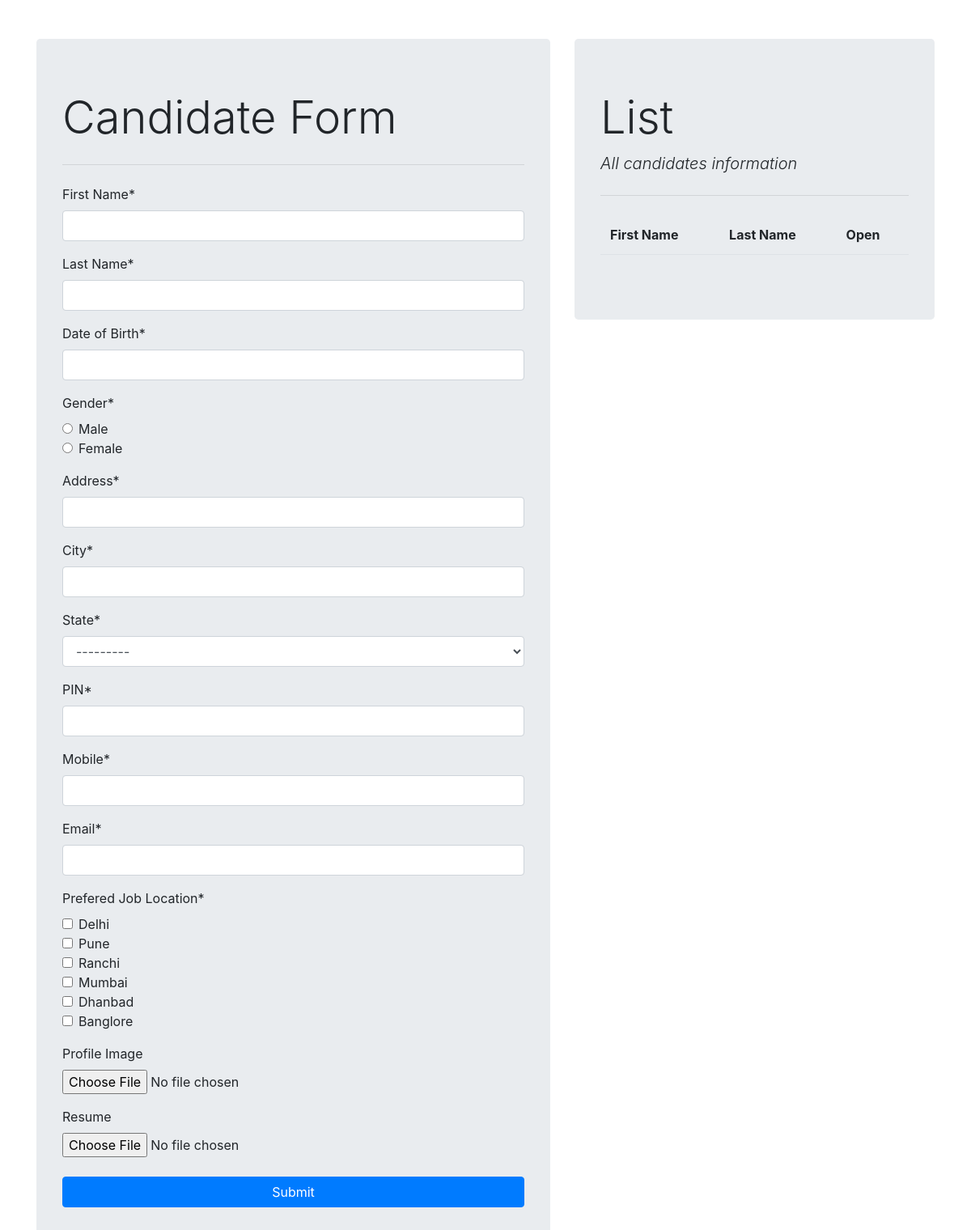
Before: / with the older database file.
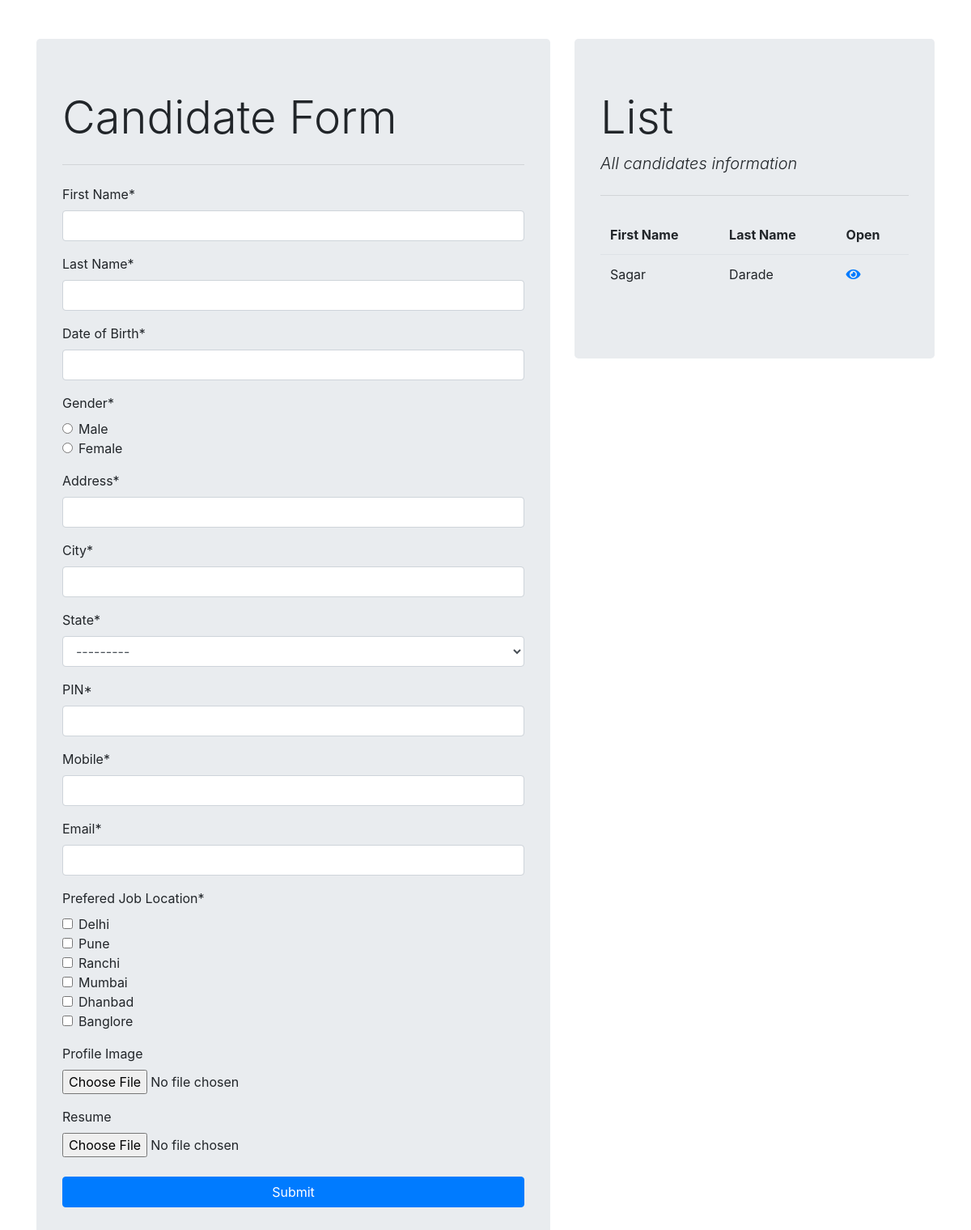
After: the same page with the newer database file.
### ResumeApp/models.py (models this page shows)
class Candidate(models.Model):
    firstname = models.CharField(max_length=50)
    lastname = models.CharField(max_length=50)
    date_of_birth = models.DateField(auto_now=False, auto_now_add=False)
    gender = models.CharField(max_length=50)
    address = models.CharField(max_length=200)
    city = models.CharField(max_length=50)
    state = models.CharField(choices= STATE_CHOICE,max_length=50)
    pin = models.PositiveIntegerField()
    mobile = models.PositiveIntegerField()
    email = models.EmailField()
    job_city = models.CharField(max_length=50)
    profile_img = models.ImageField(upload_to='profile_img', blank=True)
    resume = models.FileField(upload_to='resume', blank=True)
    class Meta:
        ordering = ('-id',)

### ResumeApp/views.py (the view, shortened to what this page needs)
# urls.py: 2. Add a URL to urlpatterns:  path('', views.home, name='home')
def home(request):
    form = CandidateForm()
    candidates = Candidate.objects.all()
    return render(request,'home.html',{'form':form,'candidates':candidates})

### ResumeApp/forms.py
class CandidateForm(forms.ModelForm):
    gender = forms.ChoiceField(choices=GENDER_CHICES, widget=forms.RadioSelect)
    job_city = forms.MultipleChoiceField(choices= JOB_CITY_CHOICE,label='Prefered Job Location',widget=forms.CheckboxSelectMultiple)
    class Meta:
        model = Candidate
        fields = '__all__'
        labels ={
            'firstname':'First Name',
            'lastname': 'Last Name',
            'date_of_birth' : 'Date of Birth',
            'profile_img':'Profile Image',
            'pin':'PIN',
        }
        widgets = {
            'date_of_birth':forms.DateInput(attrs={'id':'datepicker'}),
            }

### ResumeApp/templates/home.html (shortened to what this page needs)
{% extends 'base.html' %}
{% load crispy_forms_tags %}
{% block content_block %}
<div class='row'>
    <div class="col-7 mt-5">
        <div class="jumbotron">
            <h1 class="display-4">Candidate Form</h1>
            <hr class="my-4">
            <form method='POST' autocomplete='off' enctype="multipart/form-data">
                {{form | crispy}}
                <button type="submit" class="btn btn-primary btn-block mt-4">Submit</button>
            </form>
        </div>
    </div>
    <div class="col-5 mt-5">
        <div class="jumbotron">
            <h1 class="display-4">List</h1>
            <p class="lead font-italic">All candidates information</p>
            <hr class="my-4">
            <table class="table table-borderless">
                <thead class="border-bottom font-weight-bold">
                    <tr>
                        <td>First Name</td>
                        <td>Last Name</td>
                        <td>Open</i></td>
                    </tr>
                </thead>
                <tbody>
                    {% for candidate in candidates %}
                        <tr>
                            <td>{{candidate.firstname}}</td>
                            <td>{{candidate.lastname}}</td>
                            <td><a href="{% url 'details' candidate.id %}"><i class="fas fa-eye"></i></a></td>
                        </tr>
                    {% endfor %}
                </tbody>
            </table>
        </div>
    </div>
</div>
{% endblock content_block %}

### ResumeApp/templates/base.html (shortened to what this page needs)
<!DOCTYPE html>
<html lang="en">
{% load static %}
<head>
    <link rel="stylesheet" href="{% static 'demo.css' %}">
    <link rel="stylesheet" href="//code.jquery.com/ui/1.12.1/themes/base/jquery-ui.css">
    <link rel="stylesheet" href="https://stackpath.bootstrapcdn.com/bootstrap/4.3.1/css/bootstrap.min.css"
>
    <link rel="stylesheet" href="https://cdnjs.cloudflare.com/ajax/libs/font-awesome/5.11.2/css/all.min.css">
</head>
<body>
    <div class="container">
    {% block content_block %}
    {% endblock content_block %}
    </div>
</body>
</html>

### ResumeApp/static/demo.css (style rules this page uses)
#id_gender_1 { display: inline-flex; }

Changed rows visible on the page:
added Candidate: firstname "Sagar", lastname "Darade"
